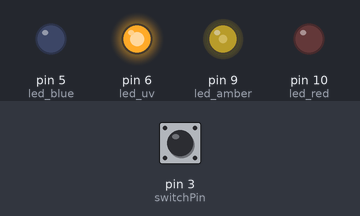
Recording of a sketch running on a simulated Arduino Uno, built with avr-gcc and run on an emulated ATmega328P. Parts: output pins drawn as LEDs (lit = HIGH). The inputs (shaded band) are chosen by the test bench; at power-on: pin 3 (switchPin) LOW.

Above: at 2.8 s.
2.9 s: pin 3 (switchPin) pulled HIGH for 1.2 s
At 3.6 s:
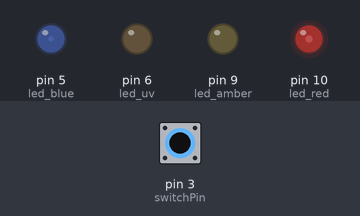
6.5 s: pin 3 (switchPin) pulled HIGH for 3.2 s
At 11.3 s:
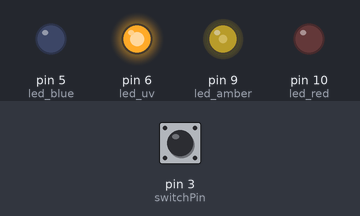
Timing chart, 0 to 12.8 s (numbered marks = the images above; inputs shaded):
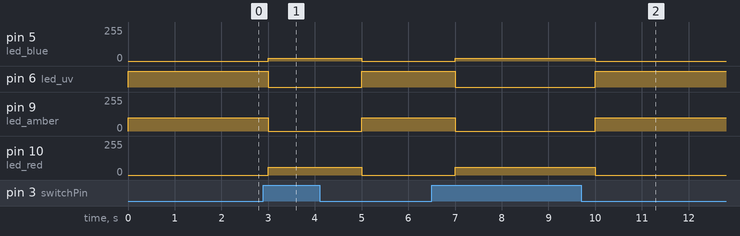

Measured:
- after the input at 2.9 s, pin 5 (led_blue): 0/255 → 21/255 after 0.10 s, → 0/255 2.0 s later; pin 6 (led_uv): HIGH → LOW after 0.10 s, → HIGH 2.0 s later; pin 9 (led_amber): 100/255 → 0/255 after 0.10 s, → 100/255 2.0 s later; pin 10 (led_red): 0/255 → 58/255 after 0.10 s, → 0/255 2.0 s later
- after the input at 6.5 s, pin 5 (led_blue): 0/255 → 21/255 after 0.50 s, → 0/255 3.0 s later; pin 6 (led_uv): HIGH → LOW after 0.50 s, → HIGH 3.0 s later; pin 9 (led_amber): 100/255 → 0/255 after 0.50 s, → 100/255 3.0 s later; pin 10 (led_red): 0/255 → 58/255 after 0.50 s, → 0/255 3.0 s later

The sketch:

Small_Sphere.ino
```cpp
/*
  Putting to full power for spray paint measurement
*/

const int led_blue =  5;  // the PWM pin the LED is attached to
const int led_uv =    6;
const int led_amber = 9;
const int led_red =   10;


const int switchPin = 3;

void setup() {
  // Output
  pinMode(led_blue, OUTPUT);
  pinMode(led_uv, OUTPUT);
  pinMode(led_amber, OUTPUT);
  pinMode(led_red, OUTPUT);


  // Input
  pinMode(switchPin, INPUT);
  //Serial.begin(9600);

}

void loop() {

  int switchVal;
  switchVal = digitalRead(switchPin);

  if (switchVal == HIGH) {
    //Serial.println("Toggle: On");
    analogWrite(led_blue,   21);
    analogWrite(led_uv,     0);
    analogWrite(led_amber,  0);
    analogWrite(led_red,    58);

    (delay(1000));
  }

  if (switchVal == LOW) {
    //Serial.println("Toggle: Off");
    analogWrite(led_blue,   0);
    analogWrite(led_uv,     255);
    analogWrite(led_amber,  100);
    analogWrite(led_red,    0);

    (delay(1000));
  }
}
```
